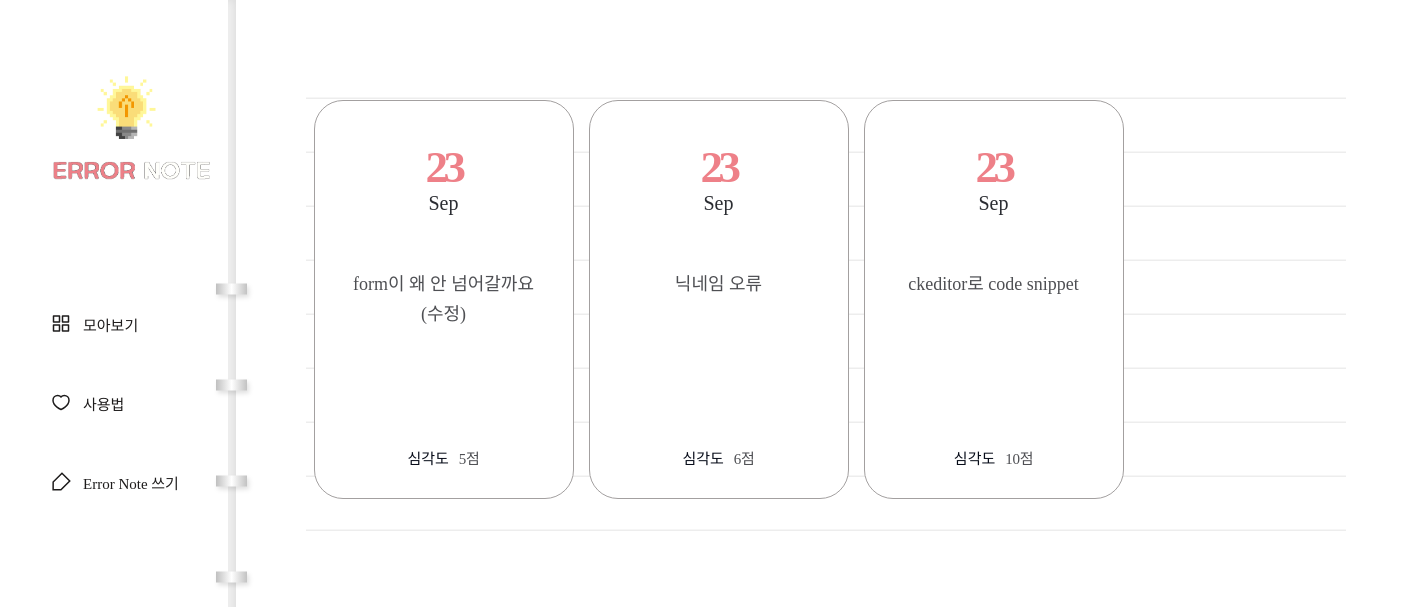
/diary/, run on an earlier commit of the app's database.
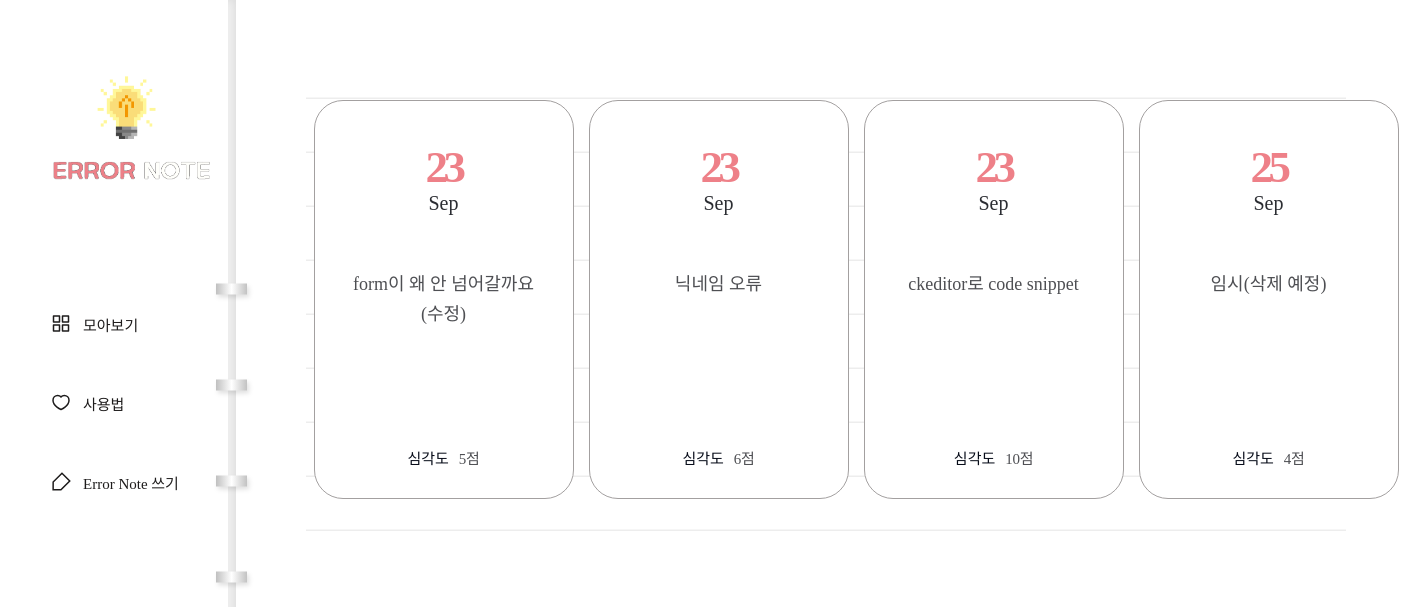
And on a later commit of the database.
### diary/models.py (models this page shows, shortened)
class Page(models.Model):
    title = models.CharField(max_length=50)
    content = models.TextField()
    score = models.IntegerField()
    dt_created = models.DateTimeField(verbose_name="Date Created", auto_now_add=True)

### diary/views.py (the view)
# urls.py: path('diary/', views.page_list, name='page-list'),
def page_list(request):
    object_list = Page.objects.all()
    return render(request, 'diary/page_list.html', {'object_list': object_list})

### diary/templates/diary/page_list.html
{% extends './base.html' %}
{% block content %}
<div class="wrap-note">
    <div class="note">
        <div class="note-list">
            <ul>
                {% for obj in object_list %}
                <li>
                    <a href="{% url 'page-detail' obj.id %}">
                        <div class="date">
                            <span>{{obj.dt_created|date:"d"}}</span>
                            <p>{{obj.dt_created|date:"M"}}</p>
                        </div>
                        <h2>{{obj.title}}</h2>
                        <div class="score">
                            <p>심각도</p>
                            <span>{{obj.score}}점</span>
                        </div>
                    </a>
                </li>
                {% endfor %}
            </ul>
        </div>
    </div>
</div>
{% endblock content %}

What changed in the data, as far as the page shows it:
added Page: dt_created "25", dt_created "Sep", title "임시(삭제 예정)", score "4"
